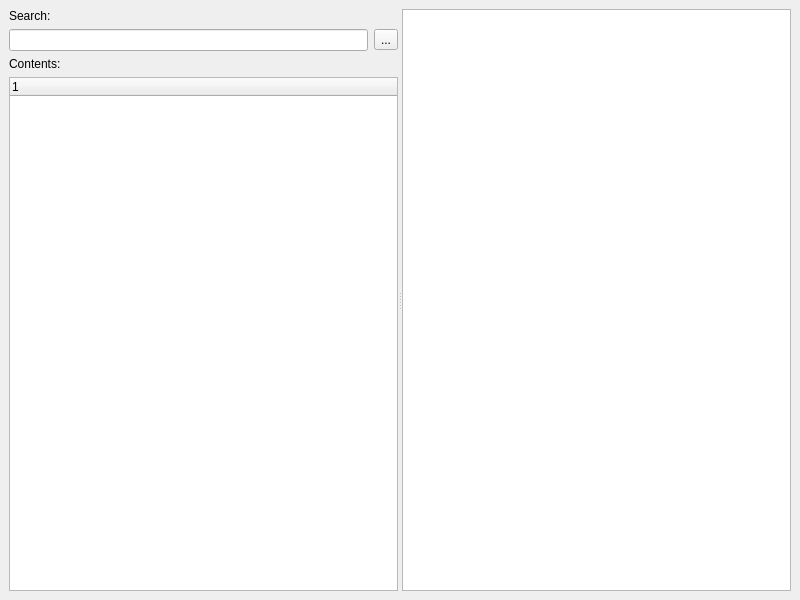
<ui version="4.0" >
 <class>MainWindow</class>
 <widget class="QMainWindow" name="MainWindow" >
  <property name="geometry" >
   <rect>
    <x>0</x>
    <y>0</y>
    <width>800</width>
    <height>600</height>
   </rect>
  </property>
  <property name="windowTitle" >
   <string>MainWindow</string>
  </property>
  <widget class="QWidget" name="centralWidget" >
   <layout class="QHBoxLayout" >
    <property name="margin" >
     <number>9</number>
    </property>
    <property name="spacing" >
     <number>6</number>
    </property>
    <item>
     <widget class="QSplitter" name="splitter" >
      <property name="orientation" >
       <enum>Qt::Horizontal</enum>
      </property>
      <widget class="QWidget" name="layoutWidget" >
       <layout class="QVBoxLayout" >
        <property name="margin" >
         <number>0</number>
        </property>
        <property name="spacing" >
         <number>6</number>
        </property>
        <item>
         <widget class="QLabel" name="label_2" >
          <property name="text" >
           <string>Search:</string>
          </property>
         </widget>
        </item>
        <item>
         <layout class="QHBoxLayout" >
          <property name="margin" >
           <number>0</number>
          </property>
          <property name="spacing" >
           <number>6</number>
          </property>
          <item>
           <widget class="QLineEdit" name="search" />
          </item>
          <item>
           <widget class="QToolButton" name="searchButton" >
            <property name="text" >
             <string>...</string>
            </property>
            <property name="icon" >
             <iconset/>
            </property>
           </widget>
          </item>
         </layout>
        </item>
        <item>
         <widget class="QLabel" name="label" >
          <property name="text" >
           <string>Contents:</string>
          </property>
         </widget>
        </item>
        <item>
         <widget class="QTreeWidget" name="contents" />
        </item>
       </layout>
      </widget>
      <widget class="QTextBrowser" name="view" />
     </widget>
    </item>
   </layout>
  </widget>
 </widget>
 <resources>
  <include location="../../resources/icons.qrc" />
 </resources>
 <connections/>
</ui>
